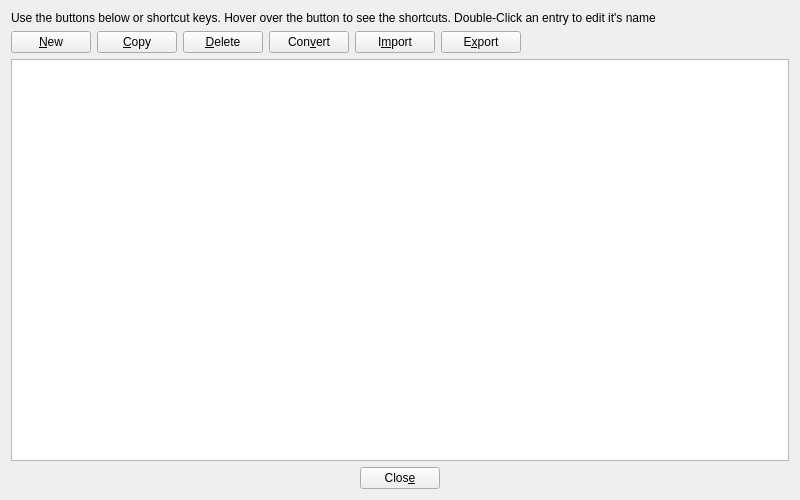
<?xml version="1.0" encoding="UTF-8"?>
<ui version="4.0">
 <class>ManageTree</class>
 <widget class="QDialog" name="ManageTree">
  <property name="geometry">
   <rect>
    <x>0</x>
    <y>0</y>
    <width>800</width>
    <height>500</height>
   </rect>
  </property>
  <property name="windowTitle">
   <string>Manage Trees</string>
  </property>
  <property name="windowIcon">
   <iconset resource="../PoB.qrc">
    <normaloff>:/Art/Icons/tree--pencil.png</normaloff>:/Art/Icons/tree--pencil.png</iconset>
  </property>
  <layout class="QVBoxLayout" name="verticalLayout">
   <item>
    <widget class="QLabel" name="lbl_Info">
     <property name="text">
      <string>Use the buttons below or shortcut keys. Hover over the button to see the shortcuts. Double-Click an entry to edit it's name</string>
     </property>
     <property name="wordWrap">
      <bool>true</bool>
     </property>
    </widget>
   </item>
   <item>
    <layout class="QHBoxLayout" name="hLayout_Buttons">
     <item>
      <widget class="QPushButton" name="btnNew">
       <property name="minimumSize">
        <size>
         <width>75</width>
         <height>0</height>
        </size>
       </property>
       <property name="focusPolicy">
        <enum>Qt::NoFocus</enum>
       </property>
       <property name="toolTip">
        <string>New tree.  (Ctrl-N)</string>
       </property>
       <property name="text">
        <string>&amp;New</string>
       </property>
       <property name="shortcut">
        <string>Ctrl+N</string>
       </property>
      </widget>
     </item>
     <item>
      <widget class="QPushButton" name="btnCopy">
       <property name="minimumSize">
        <size>
         <width>75</width>
         <height>0</height>
        </size>
       </property>
       <property name="focusPolicy">
        <enum>Qt::NoFocus</enum>
       </property>
       <property name="toolTip">
        <string>Copy selections. (Ctrl-C)</string>
       </property>
       <property name="text">
        <string>&amp;Copy</string>
       </property>
       <property name="shortcut">
        <string>Ctrl+C</string>
       </property>
      </widget>
     </item>
     <item>
      <widget class="QPushButton" name="btnDelete">
       <property name="minimumSize">
        <size>
         <width>75</width>
         <height>0</height>
        </size>
       </property>
       <property name="focusPolicy">
        <enum>Qt::NoFocus</enum>
       </property>
       <property name="toolTip">
        <string>Delete selections. Beware !!!! (Delete)</string>
       </property>
       <property name="text">
        <string>&amp;Delete</string>
       </property>
       <property name="shortcut">
        <string>Del</string>
       </property>
      </widget>
     </item>
     <item>
      <widget class="QPushButton" name="btnConvert">
       <property name="minimumSize">
        <size>
         <width>75</width>
         <height>0</height>
        </size>
       </property>
       <property name="focusPolicy">
        <enum>Qt::NoFocus</enum>
       </property>
       <property name="toolTip">
        <string>Convert selections to _VERSION, ignoring Trees that are already the current version</string>
       </property>
       <property name="text">
        <string>Con&amp;vert</string>
       </property>
      </widget>
     </item>
     <item>
      <widget class="QPushButton" name="btnImport">
       <property name="minimumSize">
        <size>
         <width>75</width>
         <height>0</height>
        </size>
       </property>
       <property name="focusPolicy">
        <enum>Qt::NoFocus</enum>
       </property>
       <property name="toolTip">
        <string>Import a GGG or poeplanner url to a new Tree.</string>
       </property>
       <property name="text">
        <string>I&amp;mport</string>
       </property>
      </widget>
     </item>
     <item>
      <widget class="QPushButton" name="btnExport">
       <property name="minimumSize">
        <size>
         <width>75</width>
         <height>0</height>
        </size>
       </property>
       <property name="focusPolicy">
        <enum>Qt::NoFocus</enum>
       </property>
       <property name="toolTip">
        <string>Export the current selection to a GGG URL</string>
       </property>
       <property name="text">
        <string>E&amp;xport</string>
       </property>
      </widget>
     </item>
     <item>
      <spacer name="horizontalSpacer_3">
       <property name="orientation">
        <enum>Qt::Horizontal</enum>
       </property>
       <property name="sizeHint" stdset="0">
        <size>
         <width>40</width>
         <height>20</height>
        </size>
       </property>
      </spacer>
     </item>
    </layout>
   </item>
   <item>
    <widget class="ListBox" name="list_Trees">
     <property name="font">
      <font>
       <family>Noto Sans</family>
       <pointsize>10</pointsize>
      </font>
     </property>
     <property name="dragEnabled">
      <bool>true</bool>
     </property>
     <property name="dragDropMode">
      <enum>QAbstractItemView::InternalMove</enum>
     </property>
     <property name="defaultDropAction">
      <enum>Qt::MoveAction</enum>
     </property>
     <property name="selectionMode">
      <enum>QAbstractItemView::ExtendedSelection</enum>
     </property>
     <property name="horizontalScrollMode">
      <enum>QAbstractItemView::ScrollPerPixel</enum>
     </property>
     <property name="currentRow">
      <number>-1</number>
     </property>
    </widget>
   </item>
   <item>
    <layout class="QHBoxLayout" name="horizontalLayout_2">
     <item>
      <spacer name="horizontalSpacer">
       <property name="orientation">
        <enum>Qt::Horizontal</enum>
       </property>
       <property name="sizeHint" stdset="0">
        <size>
         <width>40</width>
         <height>20</height>
        </size>
       </property>
      </spacer>
     </item>
     <item>
      <widget class="QPushButton" name="btnClose">
       <property name="focusPolicy">
        <enum>Qt::NoFocus</enum>
       </property>
       <property name="text">
        <string>Clos&amp;e</string>
       </property>
      </widget>
     </item>
     <item>
      <spacer name="horizontalSpacer_2">
       <property name="orientation">
        <enum>Qt::Horizontal</enum>
       </property>
       <property name="sizeHint" stdset="0">
        <size>
         <width>40</width>
         <height>20</height>
        </size>
       </property>
      </spacer>
     </item>
    </layout>
   </item>
  </layout>
 </widget>
 <customwidgets>
  <customwidget>
   <class>ListBox</class>
   <extends>QListWidget</extends>
   <header>widgets/listbox</header>
  </customwidget>
 </customwidgets>
 <tabstops>
  <tabstop>list_Trees</tabstop>
  <tabstop>btnCopy</tabstop>
  <tabstop>btnDelete</tabstop>
  <tabstop>btnConvert</tabstop>
 </tabstops>
 <resources>
  <include location="../PoB.qrc"/>
 </resources>
 <connections/>
</ui>
